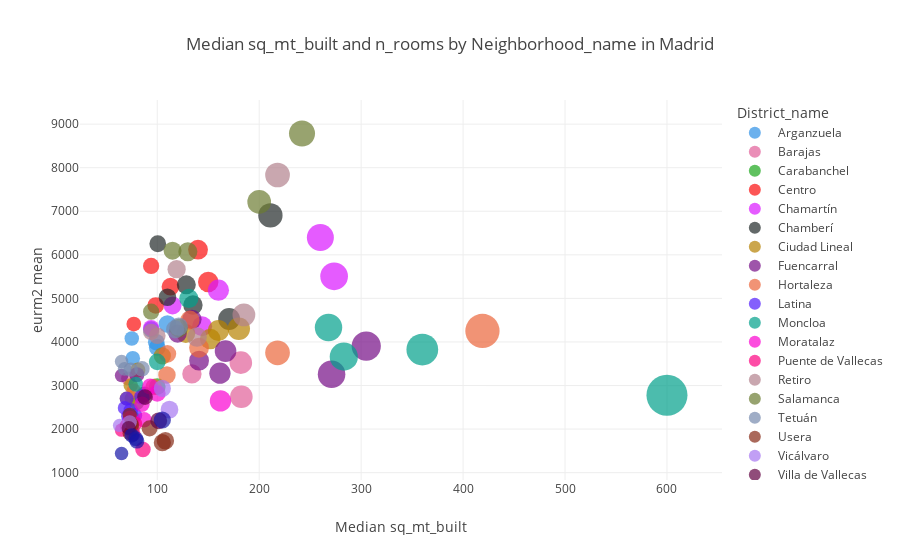

Write notebook code for a chart like this one.
### Code cell
# Group the DataFrame by District_name, Neighborhood_name and calculate the median of sq_mt_built, n_rooms, and eurm2
df_grouped = df.groupby(['District_name', 'Neighborhood_name']).agg({'sq_mt_built': 'median', 'n_rooms': 'mean', 'eurm2': 'median'}).reset_index()

# Create the scatter plot using Plotly Express with marker-coded neighborhoods by district
fig = px.scatter(df_grouped, x='sq_mt_built', y='eurm2',
                 color='District_name',
                 color_discrete_sequence=px.colors.qualitative.Dark24,
                 size='sq_mt_built',
                 size_max=29,
                 title='Median sq_mt_built and n_rooms by Neighborhood_name in Madrid')

# Set the axis titles
fig.update_xaxes(title_text='Median sq_mt_built')
fig.update_yaxes(title_text='eurm2 mean')

# Show the plot
fig.show()

### Figure 1 — Plotly figure (JSON) as saved in the notebook; plotly's stock layout.template omitted (floating-point values rounded to 4 significant figures)
{"data": [{"hovertemplate": "District_name= Arganzuela<br>sq_mt_built=%{marker.size}<br>eurm2=%{y}<extra></extra>", "legendgroup": " Arganzuela", "marker": {"color": "#2E91E5", "size": [99, 76, 100, 94, 110, 75], "sizemode": "area", "sizeref": 0.7134, "symbol": "circle"}, "mode": "markers", "name": " Arganzuela", "orientation": "v", "showlegend": true, "type": "scatter", "x": [99, 76, 100, 94, 110, 75], "xaxis": "x", "y": [3994, 3627.0, 3873.0, 4288.0, 4412.0, 4079.0], "yaxis": "y"}, {"hovertemplate": "District_name= Barajas<br>sq_mt_built=%{marker.size}<br>eurm2=%{y}<extra></extra>", "legendgroup": " Barajas", "marker": {"color": "#E15F99", "size": [134, 182, 71.5, 182.5], "sizemode": "area", "sizeref": 0.7134, "symbol": "circle"}, "mode": "markers", "name": " Barajas", "orientation": "v", "showlegend": true, "type": "scatter", "x": [134, 182, 71.5, 182.5], "xaxis": "x", "y": [3267.0, 3525.0, 3162.0, 2741.0], "yaxis": "y"}, {"hovertemplate": "District_name= Carabanchel<br>sq_mt_built=%{marker.size}<br>eurm2=%{y}<extra></extra>", "legendgroup": " Carabanchel", "marker": {"color": "#1CA71C", "size": [75.5, 75, 80, 76, 100, 74, 74.5, 75], "sizemode": "area", "sizeref": 0.7134, "symbol": "circle"}, "mode": "markers", "name": " Carabanchel", "orientation": "v", "showlegend": true, "type": "scatter", "x": [75.5, 75, 80, 76, 100, 74, 74.5, 75], "xaxis": "x", "y": [1999.0, 2131.0, 2611.0, 2252.0, 2974.0, 2000, 2262.0, 2119.0], "yaxis": "y"}, {"hovertemplate": "District_name= Centro<br>sq_mt_built=%{marker.size}<br>eurm2=%{y}<extra></extra>", "legendgroup": " Centro", "marker": {"color": "#FB0D0D", "size": [140, 150, 77, 94, 98.5, 113], "sizemode": "area", "sizeref": 0.7134, "symbol": "circle"}, "mode": "markers", "name": " Centro", "orientation": "v", "showlegend": true, "type": "scatter", "x": [140, 150, 77, 94, 98.5, 113], "xaxis": "x", "y": [6119.0, 5375, 4411.0, 5745.0, 4838.0, 5269.0], "yaxis": "y"}, {"hovertemplate": "District_name= Chamartín<br>sq_mt_built=%{marker.size}<br>eurm2=%{y}<extra></extra>", "legendgroup": " Chamartín", "marker": {"color": "#DA16FF", "size": [160, 144, 115, 260, 273.5, 94], "sizemode": "area", "sizeref": 0.7134, "symbol": "circle"}, "mode": "markers", "name": " Chamartín", "orientation": "v", "showlegend": true, "type": "scatter", "x": [160, 144, 115, 260, 273.5, 94], "xaxis": "x", "y": [5188.0, 4360.0, 4839.0, 6398.0, 5507.0, 4318.0], "yaxis": "y"}, {"hovertemplate": "District_name= Chamberí<br>sq_mt_built=%{marker.size}<br>eurm2=%{y}<extra></extra>", "legendgroup": " Chamberí", "marker": {"color": "#222A2A", "size": [211, 110, 135, 128.5, 100.5, 170.5], "sizemode": "area", "sizeref": 0.7134, "symbol": "circle"}, "mode": "markers", "name": " Chamberí", "orientation": "v", "showlegend": true, "type": "scatter", "x": [211, 110, 135, 128.5, 100.5, 170.5], "xaxis": "x", "y": [6905.0, 5027.0, 4847.0, 5311.0, 6255.0, 4526.0], "yaxis": "y"}, {"hovertemplate": "District_name= Ciudad Lineal<br>sq_mt_built=%{marker.size}<br>eurm2=%{y}<extra></extra>", "legendgroup": " Ciudad Lineal", "marker": {"color": "#B68100", "size": [180, 128, 81, 152, 75, 74, 160, 105, 70], "sizemode": "area", "sizeref": 0.7134, "symbol": "circle"}, "mode": "markers", "name": " Ciudad Lineal", "orientation": "v", "showlegend": true, "type": "scatter", "x": [180, 128, 81, 152, 75, 74, 160, 105, 70], "xaxis": "x", "y": [4305.0, 4194.0, 3356.0, 4068.0, 2700, 3000, 4264.0, 3680.0, 2700.0], "yaxis": "y"}, {"hovertemplate": "District_name= Fuencarral<br>sq_mt_built=%{marker.size}<br>eurm2=%{y}<extra></extra>", "legendgroup": " Fuencarral", "marker": {"color": "#750D86", "size": [167, 80, 271, 141, 120, 305, 134, 161.5, 65, 87.5], "sizemode": "area", "sizeref": 0.7134, "symbol": "circle"}, "mode": "markers", "name": " Fuencarral", "orientation": "v", "showlegend": true, "type": "scatter", "x": [167, 80, 271, 141, 120, 305, 134, 161.5, 65, 87.5], "xaxis": "x", "y": [3791.0, 3250, 3258.0, 3571.0, 4192.0, 3905.0, 4520.0, 3282.0, 3228.0, 2799.0], "yaxis": "y"}, {"hovertemplate": "District_name= Hortaleza<br>sq_mt_built=%{marker.size}<br>eurm2=%{y}<extra></extra>", "legendgroup": " Hortaleza", "marker": {"color": "#EB663B", "size": [96.5, 109.5, 419, 218, 77, 132, 141, 110], "sizemode": "area", "sizeref": 0.7134, "symbol": "circle"}, "mode": "markers", "name": " Hortaleza", "orientation": "v", "showlegend": true, "type": "scatter", "x": [96.5, 109.5, 419, 218, 77, 132, 141, 110], "xaxis": "x", "y": [2966.0, 3242.0, 4252.0, 3750, 2877.0, 4500, 3869.0, 3727.0], "yaxis": "y"}, {"hovertemplate": "District_name= Latina<br>sq_mt_built=%{marker.size}<br>eurm2=%{y}<extra></extra>", "legendgroup": " Latina", "marker": {"color": "#511CFB", "size": [78, 71.5, 68, 85, 74, 70, 73], "sizemode": "area", "sizeref": 0.7134, "symbol": "circle"}, "mode": "markers", "name": " Latina", "orientation": "v", "showlegend": true, "type": "scatter", "x": [78, 71.5, 68, 85, 74, 70, 73], "xaxis": "x", "y": [2312.0, 2296.0, 2485.0, 2741.0, 2433.0, 2700, 2224.0], "yaxis": "y"}, {"hovertemplate": "District_name= Moncloa<br>sq_mt_built=%{marker.size}<br>eurm2=%{y}<extra></extra>", "legendgroup": " Moncloa", "marker": {"color": "#00A08B", "size": [283, 131, 100, 360, 600, 268, 79], "sizemode": "area", "sizeref": 0.7134, "symbol": "circle"}, "mode": "markers", "name": " Moncloa", "orientation": "v", "showlegend": true, "type": "scatter", "x": [283, 131, 100, 360, 600, 268, 79], "xaxis": "x", "y": [3663.0, 5000, 3543.0, 3825.0, 2778.0, 4333.0, 3030.0], "yaxis": "y"}, {"hovertemplate": "District_name= Moratalaz<br>sq_mt_built=%{marker.size}<br>eurm2=%{y}<extra></extra>", "legendgroup": " Moratalaz", "marker": {"color": "#FB00D1", "size": [73.5, 162, 93, 100, 87, 85], "sizemode": "area", "sizeref": 0.7134, "symbol": "circle"}, "mode": "markers", "name": " Moratalaz", "orientation": "v", "showlegend": true, "type": "scatter", "x": [73.5, 162, 93, 100, 87, 85], "xaxis": "x", "y": [2262.0, 2647.0, 2978.0, 2818.0, 2214.0, 2571.0], "yaxis": "y"}, {"hovertemplate": "District_name= Puente de Vallecas<br>sq_mt_built=%{marker.size}<br>eurm2=%{y}<extra></extra>", "legendgroup": " Puente de Vallecas", "marker": {"color": "#FC0080", "size": [86, 70, 70, 78, 76.5, 65], "sizemode": "area", "sizeref": 0.7134, "symbol": "circle"}, "mode": "markers", "name": " Puente de Vallecas", "orientation": "v", "showlegend": true, "type": "scatter", "x": [86, 70, 70, 78, 76.5, 65], "xaxis": "x", "y": [1533.0, 2065.0, 2079.0, 2121.0, 1888.0, 1976.0], "yaxis": "y"}, {"hovertemplate": "District_name= Retiro<br>sq_mt_built=%{marker.size}<br>eurm2=%{y}<extra></extra>", "legendgroup": " Retiro", "marker": {"color": "#B2828D", "size": [94, 139, 119, 218, 185, 100], "sizemode": "area", "sizeref": 0.7134, "symbol": "circle"}, "mode": "markers", "name": " Retiro", "orientation": "v", "showlegend": true, "type": "scatter", "x": [94, 139, 119, 218, 185, 100], "xaxis": "x", "y": [4229.0, 4114.0, 5670.0, 7833.0, 4622.0, 4142.0], "yaxis": "y"}, {"hovertemplate": "District_name= Salamanca<br>sq_mt_built=%{marker.size}<br>eurm2=%{y}<extra></extra>", "legendgroup": " Salamanca", "marker": {"color": "#6C7C32", "size": [200, 94, 130, 121, 115, 242], "sizemode": "area", "sizeref": 0.7134, "symbol": "circle"}, "mode": "markers", "name": " Salamanca", "orientation": "v", "showlegend": true, "type": "scatter", "x": [200, 94, 130, 121, 115, 242], "xaxis": "x", "y": [7214.0, 4696.0, 6070.0, 4322.0, 6095.0, 8784.0], "yaxis": "y"}, {"hovertemplate": "District_name= Tetuán<br>sq_mt_built=%{marker.size}<br>eurm2=%{y}<extra></extra>", "legendgroup": " Tetuán", "marker": {"color": "#778AAE", "size": [65, 68, 121, 117.5, 74, 85], "sizemode": "area", "sizeref": 0.7134, "symbol": "circle"}, "mode": "markers", "name": " Tetuán", "orientation": "v", "showlegend": true, "type": "scatter", "x": [65, 68, 121, 117.5, 74, 85], "xaxis": "x", "y": [3553.0, 3383.0, 4352.0, 4288.0, 3365.0, 3383.0], "yaxis": "y"}, {"hovertemplate": "District_name= Usera<br>sq_mt_built=%{marker.size}<br>eurm2=%{y}<extra></extra>", "legendgroup": " Usera", "marker": {"color": "#862A16", "size": [105, 74, 73, 108, 75, 92.5, 73], "sizemode": "area", "sizeref": 0.7134, "symbol": "circle"}, "mode": "markers", "name": " Usera", "orientation": "v", "showlegend": true, "type": "scatter", "x": [105, 74, 73, 108, 75, 92.5, 73], "xaxis": "x", "y": [1689.0, 2138.0, 2327.0, 1732.0, 2098.0, 2017.0, 1905.0], "yaxis": "y"}, {"hovertemplate": "District_name= Vicálvaro<br>sq_mt_built=%{marker.size}<br>eurm2=%{y}<extra></extra>", "legendgroup": " Vicálvaro", "marker": {"color": "#A777F1", "size": [63, 73, 112, 105], "sizemode": "area", "sizeref": 0.7134, "symbol": "circle"}, "mode": "markers", "name": " Vicálvaro", "orientation": "v", "showlegend": true, "type": "scatter", "x": [63, 73, 112, 105], "xaxis": "x", "y": [2083.0, 2156.0, 2447.0, 2933.0], "yaxis": "y"}, {"hovertemplate": "District_name= Villa de Vallecas<br>sq_mt_built=%{marker.size}<br>eurm2=%{y}<extra></extra>", "legendgroup": " Villa de Vallecas", "marker": {"color": "#620042", "size": [72, 88, 101.5], "sizemode": "area", "sizeref": 0.7134, "symbol": "circle"}, "mode": "markers", "name": " Villa de Vallecas", "orientation": "v", "showlegend": true, "type": "scatter", "x": [72, 88, 101.5], "xaxis": "x", "y": [2025.0, 2735.0, 2190.0], "yaxis": "y"}, {"hovertemplate": "District_name= Villaverde<br>sq_mt_built=%{marker.size}<br>eurm2=%{y}<extra></extra>", "legendgroup": " Villaverde", "marker": {"color": "#1616A7", "size": [105, 75, 79, 80, 65], "sizemode": "area", "sizeref": 0.7134, "symbol": "circle"}, "mode": "markers", "name": " Villaverde", "orientation": "v", "showlegend": true, "type": "scatter", "x": [105, 75, 79, 80, 65], "xaxis": "x", "y": [2209.0, 1854.0, 1780, 1725.0, 1441.0], "yaxis": "y"}], "layout": {"legend": {"itemsizing": "constant", "title": {"text": "District_name"}, "tracegroupgap": 0}, "title": {"text": "Median sq_mt_built and n_rooms by Neighborhood_name in Madrid"}, "xaxis": {"anchor": "y", "domain": [0, 1], "title": {"text": "Median sq_mt_built"}}, "yaxis": {"anchor": "x", "domain": [0, 1], "title": {"text": "eurm2 mean"}}}}
